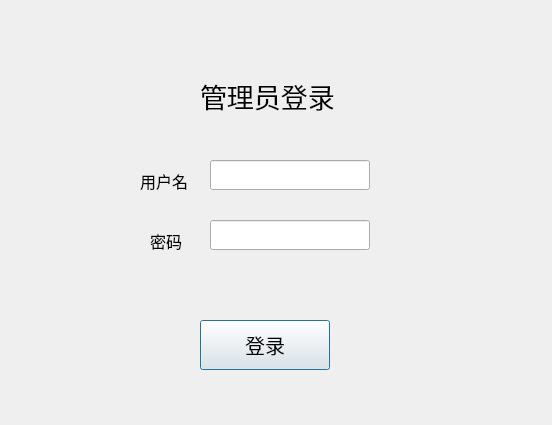
<?xml version="1.0" encoding="UTF-8"?>
<ui version="4.0">
 <class>login</class>
 <widget class="QDialog" name="login">
  <property name="geometry">
   <rect>
    <x>0</x>
    <y>0</y>
    <width>552</width>
    <height>425</height>
   </rect>
  </property>
  <property name="windowTitle">
   <string>Dialog</string>
  </property>
  <widget class="QLabel" name="label1_login">
   <property name="geometry">
    <rect>
     <x>200</x>
     <y>60</y>
     <width>141</width>
     <height>71</height>
    </rect>
   </property>
   <property name="font">
    <font>
     <family>汉仪劲楷简</family>
     <pointsize>20</pointsize>
    </font>
   </property>
   <property name="text">
    <string>管理员登录</string>
   </property>
  </widget>
  <widget class="QLineEdit" name="edit_username">
   <property name="geometry">
    <rect>
     <x>210</x>
     <y>160</y>
     <width>160</width>
     <height>30</height>
    </rect>
   </property>
   <property name="font">
    <font>
     <pointsize>10</pointsize>
    </font>
   </property>
  </widget>
  <widget class="QLineEdit" name="edit_password">
   <property name="geometry">
    <rect>
     <x>210</x>
     <y>220</y>
     <width>160</width>
     <height>30</height>
    </rect>
   </property>
   <property name="font">
    <font>
     <pointsize>10</pointsize>
    </font>
   </property>
   <property name="text">
    <string/>
   </property>
  </widget>
  <widget class="QLabel" name="label2_login">
   <property name="geometry">
    <rect>
     <x>140</x>
     <y>170</y>
     <width>71</width>
     <height>21</height>
    </rect>
   </property>
   <property name="font">
    <font>
     <family>汉仪劲楷简</family>
     <pointsize>12</pointsize>
    </font>
   </property>
   <property name="text">
    <string>用户名</string>
   </property>
  </widget>
  <widget class="QLabel" name="label3_login">
   <property name="geometry">
    <rect>
     <x>150</x>
     <y>230</y>
     <width>51</width>
     <height>21</height>
    </rect>
   </property>
   <property name="font">
    <font>
     <family>汉仪劲楷简</family>
     <pointsize>12</pointsize>
    </font>
   </property>
   <property name="text">
    <string>密码</string>
   </property>
  </widget>
  <widget class="QPushButton" name="btn1_login">
   <property name="geometry">
    <rect>
     <x>200</x>
     <y>320</y>
     <width>130</width>
     <height>50</height>
    </rect>
   </property>
   <property name="font">
    <font>
     <family>汉仪劲楷简</family>
     <pointsize>15</pointsize>
    </font>
   </property>
   <property name="text">
    <string>登录</string>
   </property>
  </widget>
  <widget class="QLabel" name="label4_logininfo">
   <property name="geometry">
    <rect>
     <x>200</x>
     <y>280</y>
     <width>181</width>
     <height>41</height>
    </rect>
   </property>
   <property name="font">
    <font>
     <family>汉仪劲楷简</family>
     <pointsize>13</pointsize>
    </font>
   </property>
   <property name="text">
    <string/>
   </property>
  </widget>
 </widget>
 <resources/>
 <connections/>
</ui>
